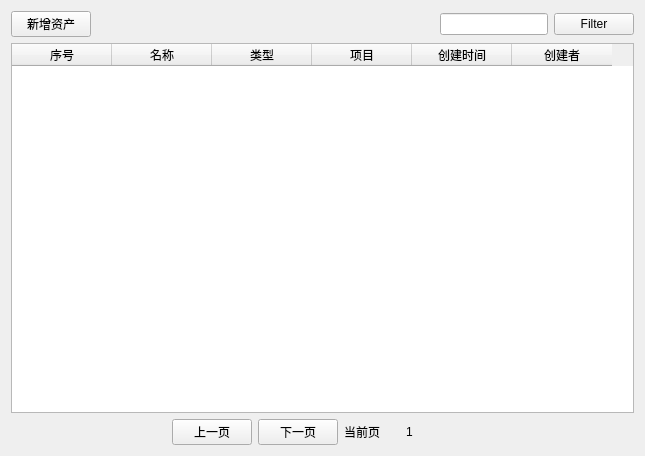
<?xml version="1.0" encoding="UTF-8"?>
<ui version="4.0">
 <class>Form</class>
 <widget class="QWidget" name="Form">
  <property name="geometry">
   <rect>
    <x>0</x>
    <y>0</y>
    <width>645</width>
    <height>456</height>
   </rect>
  </property>
  <property name="windowTitle">
   <string>Form</string>
  </property>
  <layout class="QHBoxLayout" name="horizontalLayout_6">
   <item>
    <layout class="QVBoxLayout" name="verticalLayout">
     <item>
      <layout class="QHBoxLayout" name="horizontalLayout_3">
       <item>
        <layout class="QHBoxLayout" name="horizontalLayout">
         <item>
          <widget class="QPushButton" name="pushButton_2">
           <property name="text">
            <string>新增资产</string>
           </property>
          </widget>
         </item>
        </layout>
       </item>
       <item>
        <spacer name="horizontalSpacer">
         <property name="orientation">
          <enum>Qt::Horizontal</enum>
         </property>
         <property name="sizeHint" stdset="0">
          <size>
           <width>248</width>
           <height>20</height>
          </size>
         </property>
        </spacer>
       </item>
       <item>
        <spacer name="horizontalSpacer_6">
         <property name="orientation">
          <enum>Qt::Horizontal</enum>
         </property>
         <property name="sizeHint" stdset="0">
          <size>
           <width>40</width>
           <height>20</height>
          </size>
         </property>
        </spacer>
       </item>
       <item>
        <widget class="QLineEdit" name="lineEdit"/>
       </item>
       <item>
        <layout class="QHBoxLayout" name="horizontalLayout_2">
         <item>
          <widget class="QPushButton" name="pushButton">
           <property name="text">
            <string>Filter</string>
           </property>
          </widget>
         </item>
        </layout>
       </item>
      </layout>
     </item>
     <item>
      <widget class="QTableWidget" name="tableWidget">
       <column>
        <property name="text">
         <string>序号</string>
        </property>
       </column>
       <column>
        <property name="text">
         <string>名称</string>
        </property>
       </column>
       <column>
        <property name="text">
         <string>类型</string>
        </property>
       </column>
       <column>
        <property name="text">
         <string>项目</string>
        </property>
       </column>
       <column>
        <property name="text">
         <string>创建时间</string>
        </property>
       </column>
       <column>
        <property name="text">
         <string>创建者</string>
        </property>
       </column>
      </widget>
     </item>
     <item>
      <layout class="QHBoxLayout" name="horizontalLayout_5">
       <item>
        <spacer name="horizontalSpacer_2">
         <property name="orientation">
          <enum>Qt::Horizontal</enum>
         </property>
         <property name="sizeHint" stdset="0">
          <size>
           <width>138</width>
           <height>20</height>
          </size>
         </property>
        </spacer>
       </item>
       <item>
        <layout class="QHBoxLayout" name="horizontalLayout_4">
         <item>
          <widget class="QPushButton" name="pushButton_3">
           <property name="text">
            <string>上一页</string>
           </property>
          </widget>
         </item>
         <item>
          <widget class="QPushButton" name="pushButton_4">
           <property name="text">
            <string>下一页</string>
           </property>
          </widget>
         </item>
         <item>
          <widget class="QLabel" name="label">
           <property name="text">
            <string>当前页</string>
           </property>
          </widget>
         </item>
         <item>
          <spacer name="horizontalSpacer_5">
           <property name="orientation">
            <enum>Qt::Horizontal</enum>
           </property>
           <property name="sizeType">
            <enum>QSizePolicy::Minimum</enum>
           </property>
           <property name="sizeHint" stdset="0">
            <size>
             <width>20</width>
             <height>20</height>
            </size>
           </property>
          </spacer>
         </item>
         <item>
          <widget class="QLabel" name="label_2">
           <property name="text">
            <string>1</string>
           </property>
          </widget>
         </item>
         <item>
          <spacer name="horizontalSpacer_4">
           <property name="orientation">
            <enum>Qt::Horizontal</enum>
           </property>
           <property name="sizeType">
            <enum>QSizePolicy::Minimum</enum>
           </property>
           <property name="sizeHint" stdset="0">
            <size>
             <width>20</width>
             <height>20</height>
            </size>
           </property>
          </spacer>
         </item>
        </layout>
       </item>
       <item>
        <widget class="QLabel" name="label_3">
         <property name="text">
          <string/>
         </property>
        </widget>
       </item>
       <item>
        <spacer name="horizontalSpacer_3">
         <property name="orientation">
          <enum>Qt::Horizontal</enum>
         </property>
         <property name="sizeHint" stdset="0">
          <size>
           <width>188</width>
           <height>20</height>
          </size>
         </property>
        </spacer>
       </item>
      </layout>
     </item>
    </layout>
   </item>
  </layout>
 </widget>
 <resources/>
 <connections/>
</ui>
